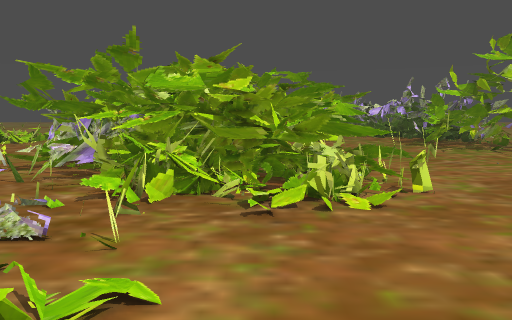
[1] (above)

24 first-person views from a walk through a Godot game level. The camera is 1.3 m above the floor, tilts 8° down and sees 70° across. The floor is counted in squares, 0.5 m on a side. Each view is taken from the middle of a square. On the plan, view 1 faces up. The plan holds only what a view shows up to about 20 squares ahead; the rest is blank. The place goes on beyond the plan.

[2]
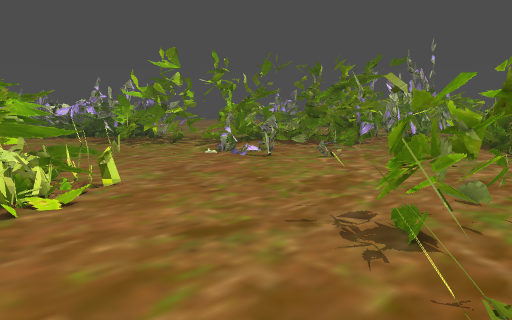

[3]
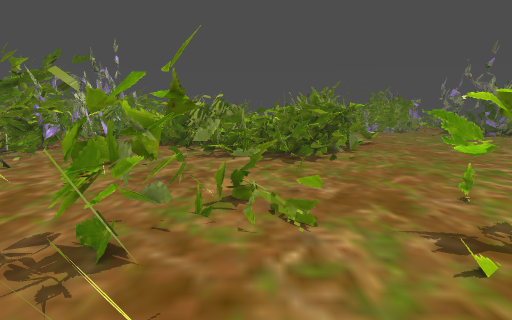

[4]
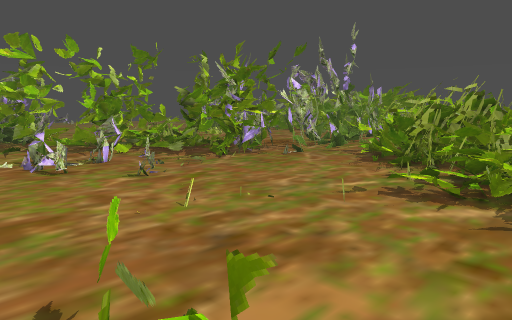

[5]
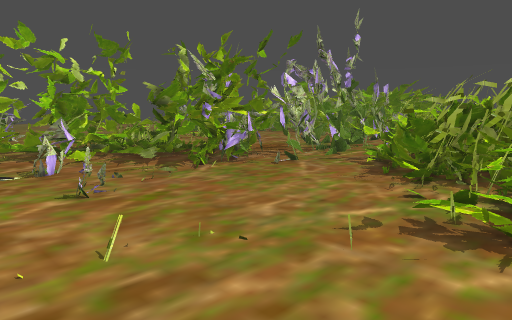

[6]
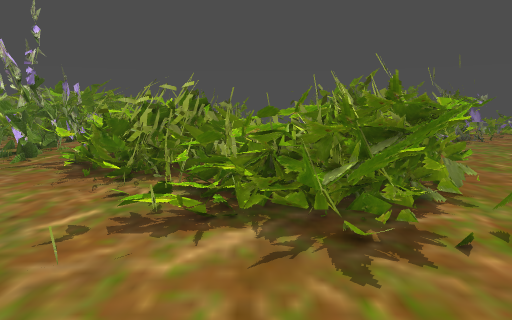

[7]
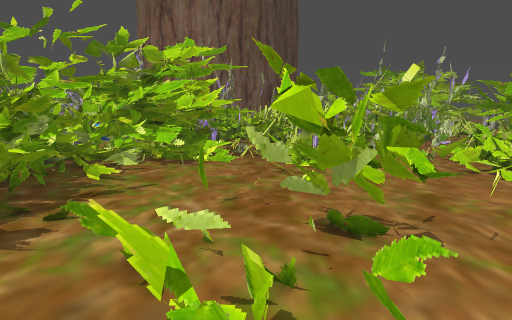

[8]
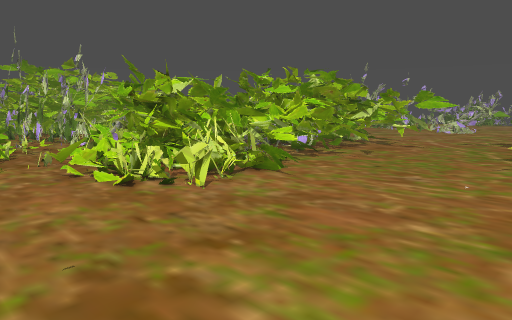

[9]
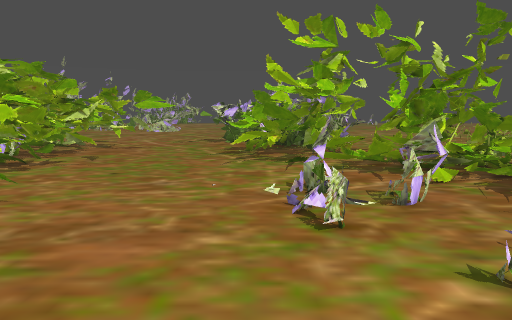

[10]
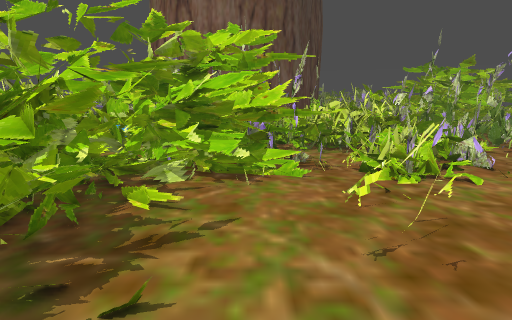

[11]
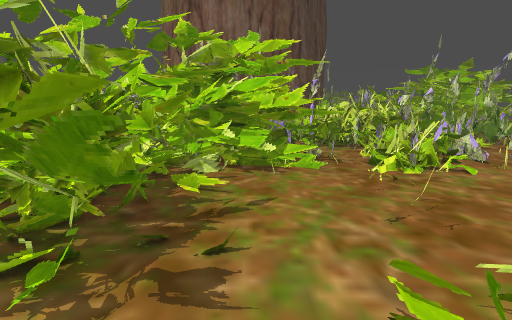

[12]
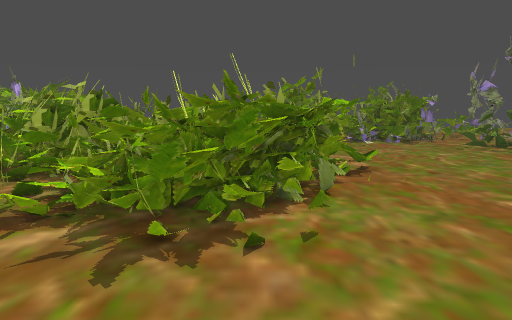

[13]
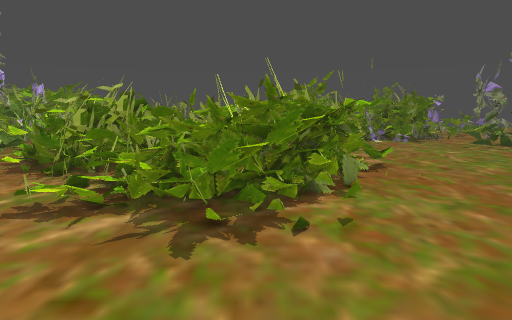

[14]
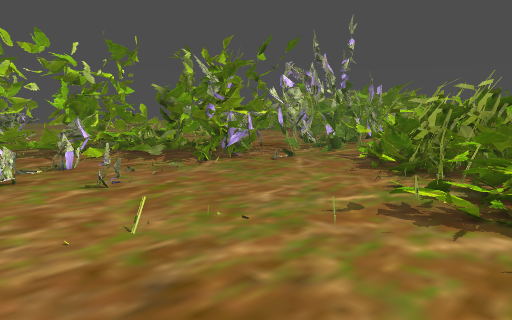

[15]
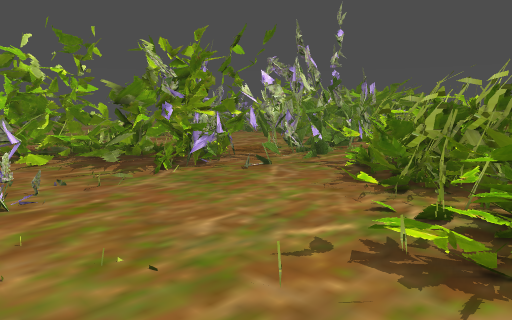

[16]
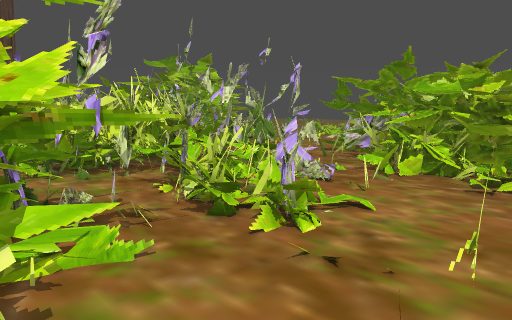

[17]
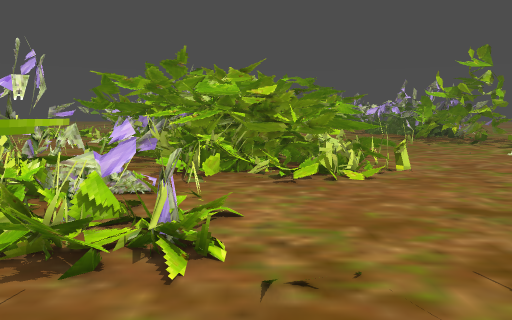

[18]
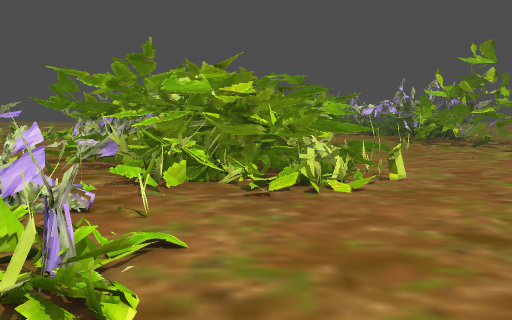

[19]
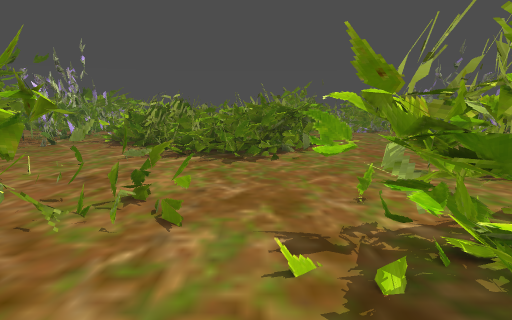

[20]
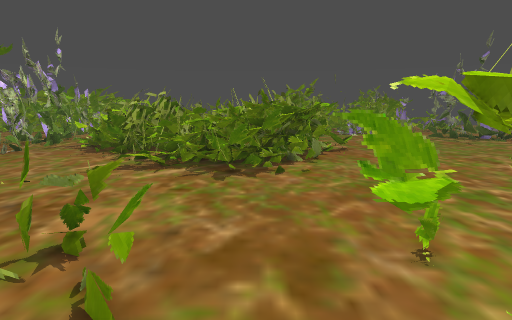

[21]
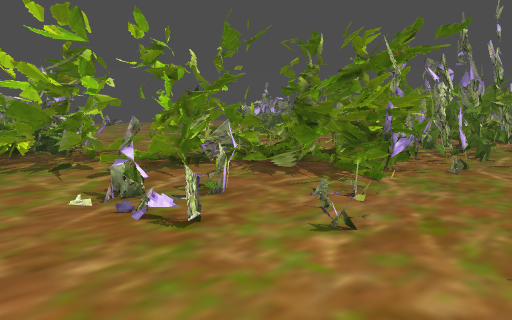

[22]
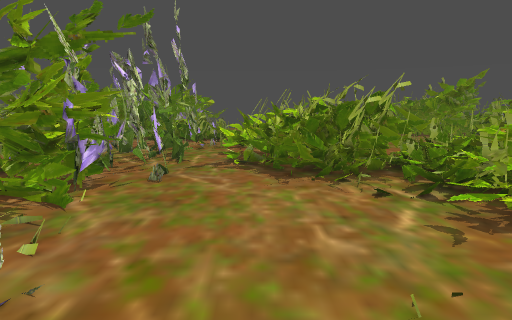

[23]
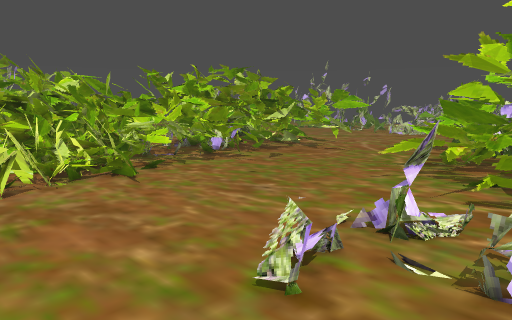

[24]
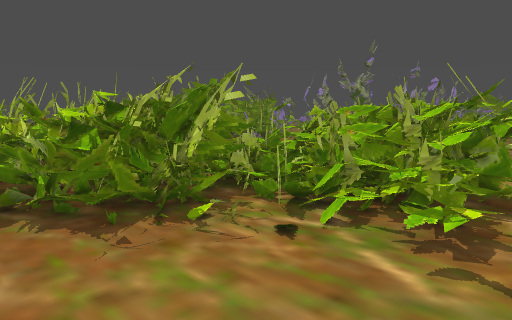

### Floor plan
Key: @ floor where view 1 was taken; # wall or solid block; x gap in a wall; . main floor; : floor 0.25 m higher than the main floor; + floor 0.5 m higher than the main floor; * floor 0.75 m higher than the main floor; % floor 1 m higher than the main floor; & floor 1.25 m higher than the main floor; / step, stairs or slope; = window, fence, low wall or low ledge; ^ raised ledge; T thing the floor can be seen under or through; O other object.
Columns run from 10 left of view 1 to 30 right of it. Each row starts with its distance up from view 1.
 22             ##^^......=#######    #
 21             #^^x=.....=..##==#    #
 20             ###..........===##    #
 19              ###.........==..##   ##
 18  =          ####.............####
 17 =######    ##==..........//....=##
 16 ###       ######......../=.===.=##
 15           #^^#+#=......./..=#...=#
 14         ###^=^:............=....##
 13        ##^^^####.........=......=#   ####
 12     #=#########=................### ##.##
 11 ##  ##==:: ^^#==................######..#
 10 =...////..//#=.............=.............
  9   ......../.............................=
  8  ==#=...................................=
  7 ===#=#.................................=^
  6 #==O.#=.............................==^^^
  5 #O.O.=#/............................###^#
  4 #O.##:=T..........==#...............#####
  3 #=O##.TT=.........TT...........=/...#
  2 ##OO.TT==........==T..=........////O#####
  1 #..=.T=#=//......=TTTT=.......==x=#####==
  0  ....  T..@.#.#.=.TTT=.........=%==#==%*#
 -1  .TT.T T....=..==...===.........#==#*++==
 -2     TT T=...........==........##=*x*= + #
 -3        T#=...................=###&=%% * =
 -4        #=....................==#&#=&%==
 -5        ##=..... ..=^#.........##%#&##==
 -6        ##==##..^^^#^^..........###&##**=#
 -7         #####.##^####............#####= #
 -8            ##^##^#### ............O###^^#

Positions as (right, up) in squares from view 1, and headings:
1: (0, 0), facing up
2: (0, -1), facing up-right
3: (1, -1), facing right
4: (10, -3), facing up-right
5: (13, -1), facing up-right
6: (13, -1), facing right
7: (15, 0), facing left
8: (15, 4), facing up-left
9: (13, 5), facing up
10: (11, -3), facing left
11: (13, -4), facing left
12: (13, -5), facing right
13: (12, -4), facing right
14: (12, -2), facing up-right
15: (15, -1), facing up-right
16: (3, -4), facing up-left
17: (-1, -4), facing up
18: (0, -2), facing up
19: (1, -4), facing right
20: (5, -4), facing right
21: (10, 6), facing up-right
22: (13, 7), facing right
23: (18, 9), facing up-left
24: (19, 9), facing down-right
